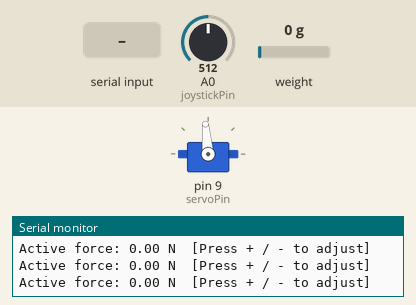
Bench run of a sketch on a simulated Arduino Uno, built with avr-gcc and run on an emulated ATmega328P. Parts: servo, the last lines printed to the serial monitor. The inputs (shaded band) are chosen by the test bench; at power-on: A0 (joystickPin) = 512, weight on the scale 0 g.

Above: at 2.9 s.
3.0 s: A0 (joystickPin) set to 306
At 4.1 s:
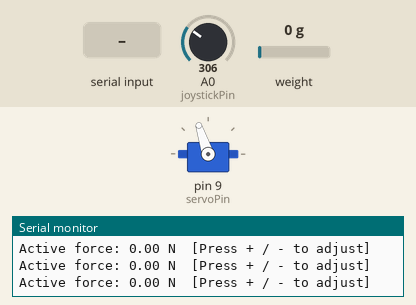
4.5 s: A0 (joystickPin) set to 122
At 5.6 s:
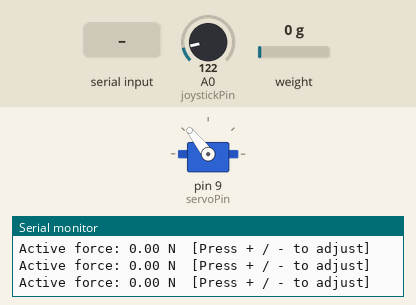
6.0 s: A0 (joystickPin) set to 0
At 7.2 s:
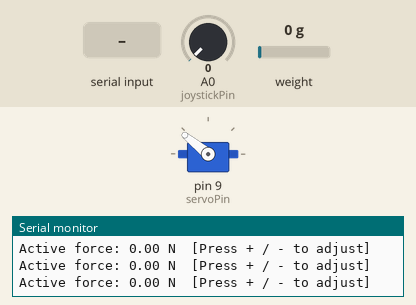
7.5 s: A0 (joystickPin) set to 900
At 8.7 s:
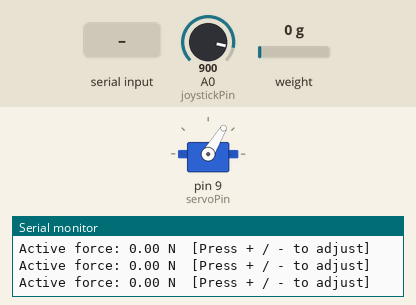
12.0 s: "+" received over Serial
At 12.6 s:
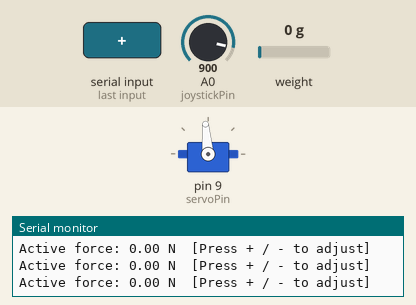
Timing chart, 0 to 15.0 s (numbered marks = the images above; inputs shaded):
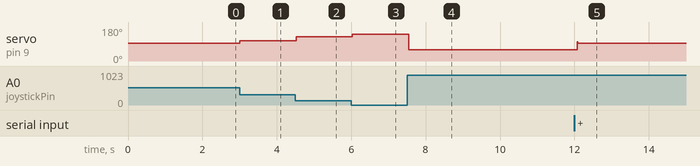

Measured:
- after the input at 3.0 s, servo on pin 9 (servoPin): 95° → 108° at once
- after the input at 4.5 s, servo on pin 9 (servoPin): 108° → 128° at once
- after the input at 6.0 s, servo on pin 9 (servoPin): 128° → 141° at once
- after the input at 7.5 s, servo on pin 9 (servoPin): 141° → 59° at once
- after the input at 12.0 s, servo on pin 9 (servoPin): 59° → 95° after 0.07 s

The sketch:

Test1_Force.ino
```cpp
#include <Servo.h>
#include "HX711.h"

Servo myServo;
HX711 scale;

// --- PINS ---
const int servoPin = 9;
const int joystickPin = A0;
const int DOUT = 3;
const int CLK = 2;

// --- SERVO & JOYSTICK SETTINGS ---
int servoStop = 1520;
const int servoMin = 2000; // Closing direction (pressing sensor)
const int servoMax = 1000; // Opening direction (releasing)

int joystickCenter = 512;
const int deadband = 80;

// --- MICRO-STEPS FOR FORCE ADJUSTMENT ---
const int PUSH_SPEED = 1600;
const int RETRACT_SPEED = 1440;
const int MS_MICRO_STEP = 15;

bool manualMode = true;
float currentForce = 0.0; // Stores force reading

void setup() {
  Serial.begin(9600);

  myServo.attach(servoPin);
  myServo.writeMicroseconds(servoStop);

  // Joystick calibration (DO NOT TOUCH JOYSTICK DURING STARTUP)
  long sum = 0;
  for (int i = 0; i < 100; i++) {
    sum += analogRead(joystickPin);
    delay(5);
  }
  joystickCenter = sum / 100;

  // Load Cell initialization
  scale.begin(DOUT, CLK);
  scale.set_scale(11400.f);
  scale.tare();

  Serial.println("\n=== TEST BENCH: TEST 1 (STIFFNESS + LOAD CELL) ===");
  Serial.println("-> Joystick ACTIVE: Move gripper near sensor.");
  Serial.println("-> Type '+' to increase force slightly");
  Serial.println("-> Type '-' to decrease force slightly");
  Serial.println("-> Type 't' to TARE (0 N)");
  Serial.println("-> Type 'j' to return to Joystick mode");
}

void loop() {

  // 1. READ FORCE WITHOUT BLOCKING ARDUINO
  if (scale.is_ready()) {
    currentForce = scale.get_units(1); // Read once when ready
  }

  // 2. PERIODIC DISPLAY
  static unsigned long previousTime = 0;
  if (millis() - previousTime > 300) {
    Serial.print("Active force: ");
    Serial.print(currentForce);
    Serial.println(" N  [Press + / - to adjust]");
    previousTime = millis();
  }

  // --- 3. SERIAL COMMANDS ---
  if (Serial.available() > 0) {
    char cmd = Serial.read();

    if (cmd == '+') {
      manualMode = false; // Disable joystick to avoid interference
      myServo.writeMicroseconds(PUSH_SPEED);
      delay(MS_MICRO_STEP);
      myServo.writeMicroseconds(servoStop);
    }
    else if (cmd == '-') {
      manualMode = false;
      myServo.writeMicroseconds(RETRACT_SPEED);
      delay(MS_MICRO_STEP);
      myServo.writeMicroseconds(servoStop);
    }
    else if (cmd == 't' || cmd == 'T') {
      scale.tare();
      Serial.println("\n[TARE DONE] Sensor at 0.00 N.");
    }
    else if (cmd == 'j' || cmd == 'J') {
      manualMode = true;
      Serial.println("\n[RETURN] Joystick mode active.");
    }
  }

  // --- 4. JOYSTICK MODE ---
  if (manualMode) {
    int joystickValue = analogRead(joystickPin);
    int pulseWidth;
    int difference = joystickValue - joystickCenter;

    if (abs(difference) < deadband) {
      pulseWidth = servoStop; // Immediate stop
    } else {
      pulseWidth = (difference > 0) ? map(difference, deadband, 1023 - joystickCenter, servoStop, servoMax) :
                                      map(difference, -deadband, -joystickCenter, servoStop, servoMin);
    }
    myServo.writeMicroseconds(pulseWidth);
  }
}
```
